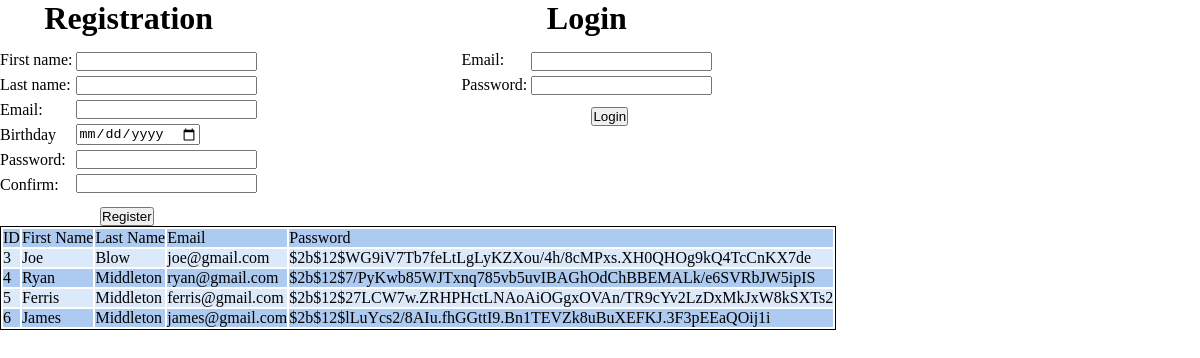
The page / on the database its author committed.
### login_app/models.py (models this page shows)
class User(models.Model):
    first_name = models.CharField(max_length=255)
    last_name = models.CharField(max_length=255)
    email = models.CharField(max_length=255)
    password = models.CharField(max_length=255)
    created_at = models.DateTimeField(auto_now_add=True)
    updated_at = models.DateTimeField(auto_now=True)
    objects = UserManager()

### login_app/views.py (the view)
# urls.py: path('', views.index),
def index(request):
    context = {
        'all_users':User.objects.all()
    }
    return render(request, "register_login.html", context)

### login_app/templates/register_login.html (shortened to what this page needs)
<!DOCTYPE html>
<html lang="en">
<head>
    {% load static %}
    <link rel="stylesheet" href="{% static 'css/styles.css' %}">
</head>
<body>
    <div id="page_wrapper">
        <div id="register_container">
            <form action="/register" id="register_frm" method="post">
            <h1>Registration</h1>
            <div id="register_input_container">
                <div class="labels_container">
                    <label>First name:</label>
                    <label>Last name:</label>
                    <label>Email:</label>
                    <label>Birthday</label>
                    <label>Password:</label>
                    <label>Confirm:</label>
                </div>
                <div class="input_container">
                    <input type="text" id="first_name_txt" name="first_name_txt">
                    <input type="text" id="last_name_txt" name="last_name_txt">
                    <input type="email" id="email_txt" name="email_txt">
                    <input type="date" id="b_day_dt" name="b_day_dt">
                    <input type="password" id="password_txt" name="password_txt">
                    <input type="password" id="conf_password_txt" name="conf_password_txt">
                </div>
            </div>
            <input type="submit" value = "Register">
            </form>
        </div>
        <div id="login_container">
            <form action="/login" id="login_frm" method ="post">
            <h1>Login</h1>
            <div id="login_input_container">
                <div class="labels_container">
                    <label>Email:</label>
                    <label>Password:</label>
                </div>
                <div class="input_container">
                    <input type="email" id="login_email_txt" name="email_txt">
                    <input type="password" id="login_password_txt" name="password_txt">
                </div>
            </div>
            <input type="submit" value = "Login">
            </form>
        </div>
        <table id="all_users_table">
            <tr>
                <td>ID</td>
                <td>First Name</td>
                <td>Last Name</td>
                <td>Email</td>
                <td>Password</td>
            </tr>
                {% for user in all_users %}
            <tr>
                <td>{{user.id}}</td>
                <td>{{user.first_name}}</td>
                <td>{{user.last_name}}</td>
                <td>{{user.email}}</td>
                <td>{{user.password}}</td>
            </tr>
                {% endfor %}
        </table>
    </div>
</body>
</html>

### login_app/static/css/styles.css (style rules this page uses)
* { margin:0px; padding:0px; }
#page_wrapper div { display:inline-block; vertical-align:top; }
#register_container * { display:block; }
#register_container h1 { text-align:center; margin-bottom:10px; }
#register_container input[type=submit] { margin-left:100px; margin-top:10px; }
#login_container { margin-left:200px; }
#login_container * { display:block; }
#login_container h1 { text-align:center; margin-bottom:10px; }
#login_container input[type=submit] { margin-left:130px; margin-top:10px; }
.labels_container { line-height:25px; }
.input_container * { margin-top:5px; }
#all_users_table { border:1px solid black; }
#all_users_table tr:nth-child(odd) { background: #adcaf1; }
#all_users_table tr:nth-child(even) { background: #dce9fa; }

### rows shown on the page
User: id "3", first_name "Joe", last_name "Blow", email "joe@gmail.com", password "$2b$12$WG9iV7Tb7feLtLgLyKZXou/4h/8cMPxs.XH0QHOg9kQ4TcCnKX7de"
User: id "4", first_name "Ryan", last_name "Middleton", email "ryan@gmail.com", password "$2b$12$7/PyKwb85WJTxnq785vb5uvIBAGhOdChBBEMALk/e6SVRbJW5ipIS"
User: id "5", first_name "Ferris", last_name "Middleton", email "ferris@gmail.com", password "$2b$12$27LCW7w.ZRHPHctLNAoAiOGgxOVAn/TR9cYv2LzDxMkJxW8kSXTs2"
User: id "6", first_name "James", last_name "Middleton", email "james@gmail.com", password "$2b$12$lLuYcs2/8AIu.fhGGttI9.Bn1TEVZk8uBuXEFKJ.3F3pEEaQOij1i"
